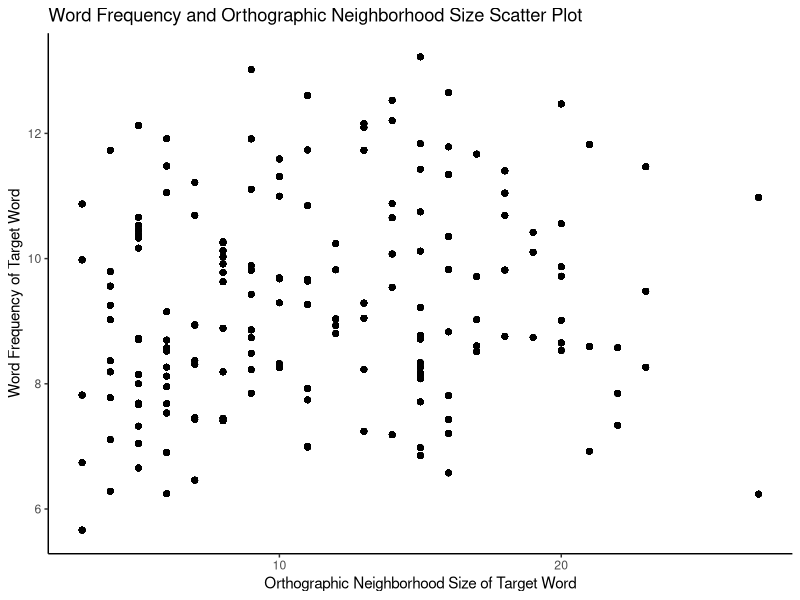
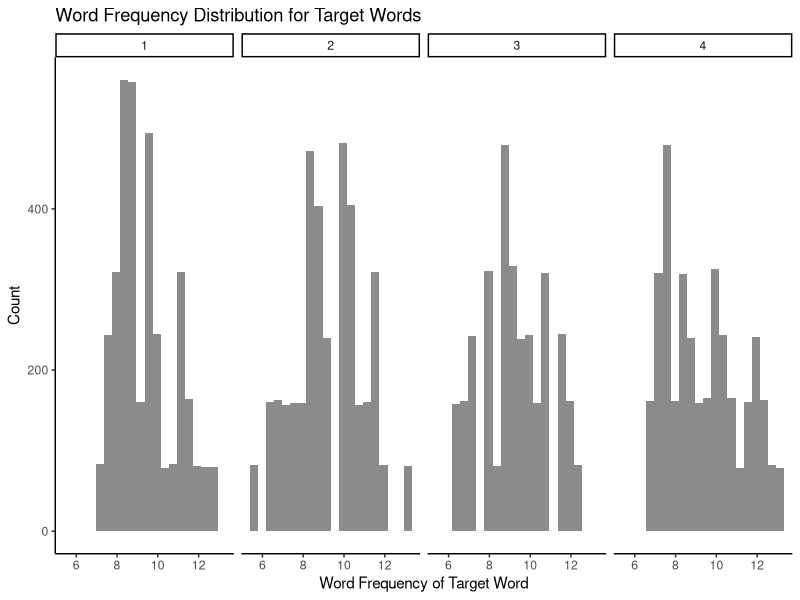
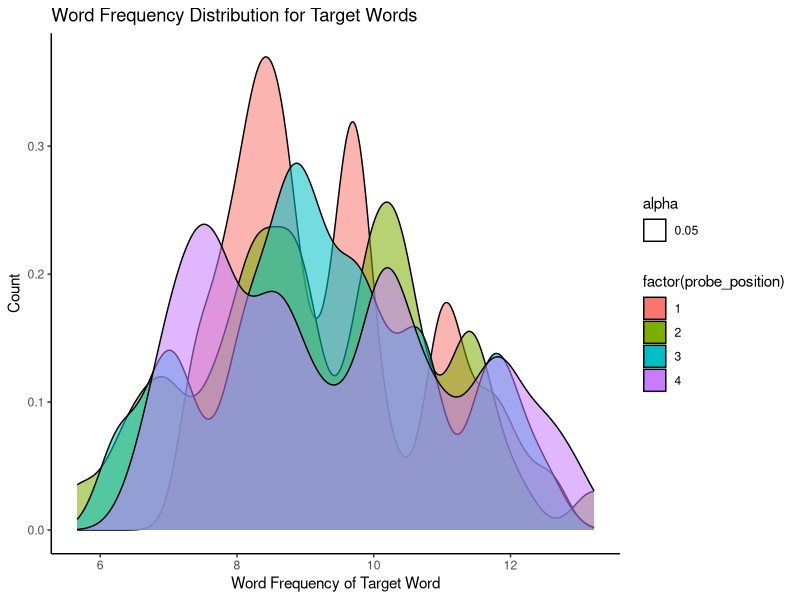

These charts were generated, in order, by the following R code:
## ---- chunk 1

knitr::opts_chunk$set(echo = TRUE)

if(!require(knitr)){
    install.packages("knitr")
}
library(knitr)

if(!require(kableExtra)){
    install.packages("kableExtra")
}
library(kableExtra)

library(tidyverse)

mydata = read_csv("TopGown_Data.csv", skip_empty_rows = TRUE)
## ---- chunk 2

mydata %>% ggplot(aes(x = OrthoN_T, y = Freq_T)) + # this defines the x and y axes of the plot
  geom_point() + # this adds geometric objects
  theme_update(plot.title = element_text(hjust = 0.5)) + # this line centers the title
  xlab("Orthographic Neighborhood Size of Target Word") + # this line sets the label for x-axis
  ylab("Word Frequency of Target Word") + # this line sets the label for y-axis
  ggtitle("Word Frequency and Orthographic Neighborhood Size Scatter Plot") + # this sets the title for the plot 
  theme_classic() # this sets the theme for the plot
## ---- chunk 3

mydata %>% ggplot(aes(x = Freq_T)) + 
  geom_histogram(bins = 20, alpha = .7) + 
  theme_update(plot.title = element_text(hjust = 0.5)) +  
  xlab("Word Frequency of Target Word") + 
  ylab("Count") + 
  ggtitle("Word Frequency Distribution for Target Words") + 
  facet_grid(~probe_position) +
  theme_classic() 
  

## ---- chunk 4

mydata %>% ggplot(aes(x = Freq_T)) + 
  geom_density(aes(fill=factor(probe_position), alpha = 0.05)) + 
  theme_update(plot.title = element_text(hjust = 0.5)) +  
  xlab("Word Frequency of Target Word") + 
  ylab("Count") + 
  ggtitle("Word Frequency Distribution for Target Words") + 
  theme_classic() 
  
